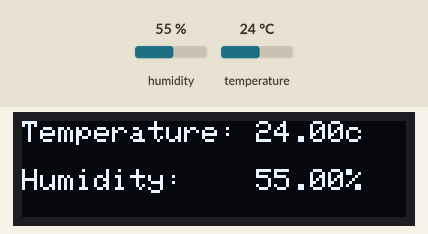
Simulated run of this sketch. Board: ESP8266 (NodeMCU). Shown: 128×32 one-colour display. The test bench sets the inputs (shaded band); at power-on: humidity 55 %, temperature 24 °C. The display library's start-up logo is not drawn; what the sketch prints to the serial monitor is not drawn.

Above: at 1.1 s.
At 91.2 s:
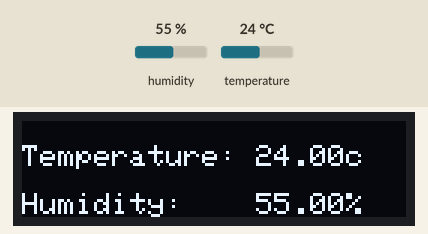

Measured:
- what the display in image 0 shows lasts 30.0 s, from 1.1 s to 31.1 s

The sketch:

d11.128x32.ino
```cpp
/**
 * Pinouts NodeMCU to...
 *
 * D11
 * 3v -> +
 * D7 -> OUT
 * Gd -> -
 *
 * 1306
 * 3v -> VCC
 * Gd -> GND
 * D1 -> SCL
 * D2 -> SDA
 */
#include <SPI.h>
#include <Wire.h>
#include <Adafruit_GFX.h>
#include <Adafruit_SSD1306.h>

#define SCREEN_WIDTH 128 // OLED display width, in pixels
#define SCREEN_HEIGHT 32 // OLED display height, in pixels

// Declaration for an SSD1306 display connected to I2C (SDA, SCL pins)
#define OLED_RESET     LED_BUILTIN // Reset pin # (or -1 if sharing Arduino reset pin)
Adafruit_SSD1306 display(SCREEN_WIDTH, SCREEN_HEIGHT, &Wire, OLED_RESET);

#include "DHT.h"
#define DHTTYPE DHT11   // DHT 11

uint8_t DHTPin = D7;
DHT dht(DHTPin, DHTTYPE);

float Temperature = 0;
float Humidity = 0;
bool top = true;

void setup() {
  Serial.begin(115200);

  if(!display.begin(SSD1306_SWITCHCAPVCC, 0x3C)) { // Address 0x3C for 128x32
    Serial.println(F("SSD1306 allocation failed"));
    for(;;); // Don't proceed, loop forever
  }

  display.display();
  display.setTextSize(1);      // Normal 1:1 pixel scale
  display.setTextColor(SSD1306_WHITE); // Draw white text
  display.cp437(true);         // Use full 256 char 'Code Page 437' font
  delay(1000);

  pinMode(DHTPin, INPUT);
  dht.begin();

  Serial.println("Set Up");
}

void loop() {
  Temperature = dht.readTemperature(); // Gets the values of the temperature
  Humidity = dht.readHumidity(); // Gets the values of the humidity

  Serial.print("Temperature = ");
  Serial.println(Temperature);
  Serial.print("Humidity = ");
  Serial.println(Humidity);

  display.clearDisplay();
  display.setCursor(0, 0);
  if(!top){
    display.println("");
  }
  top = !top;
  display.print("Temperature: ");
  display.print(Temperature);
  display.println("c");
  display.println("");
  display.print("Humidity:    ");
  display.print(Humidity);
  display.println("%");
  display.display();

  delay(30000);                       // wait 30 seconds
}
```
